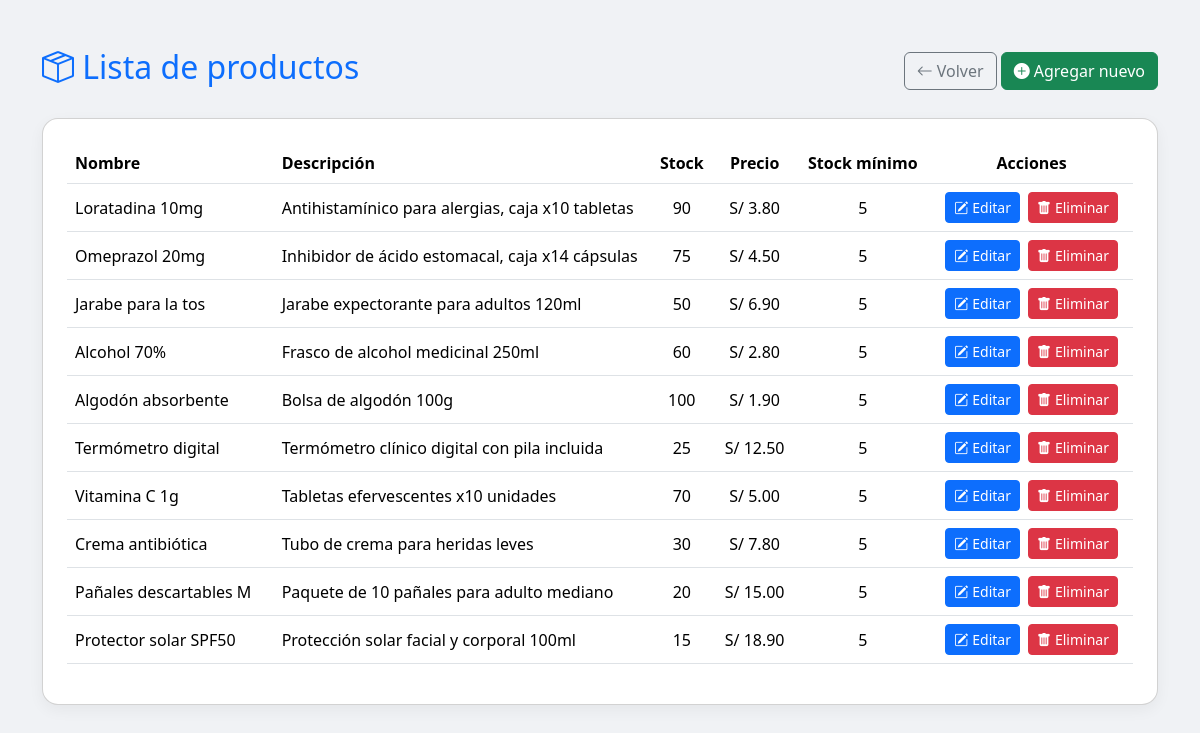
Page /productos/listar.php (signed in) on the committed database.
### tables this page shows
CREATE TABLE productos (
    id INT AUTO_INCREMENT PRIMARY KEY,
    nombre VARCHAR(100) NOT NULL,
    descripcion TEXT,
    stock INT DEFAULT 0,
    precio DECIMAL(10,2) NOT NULL,
    stock_minimo INT DEFAULT 5
);

### productos/listar.php (the view, shortened to what this page needs)
<?php
include '../conexion.php';
$resultado = $conexion->query("SELECT * FROM productos");
?>
<!DOCTYPE html>
<html lang="es">
<head>
    <link href="https://cdn.jsdelivr.net/npm/bootstrap@5.3.3/dist/css/bootstrap.min.css" rel="stylesheet">
    <link href="https://cdn.jsdelivr.net/npm/bootstrap-icons@1.10.5/font/bootstrap-icons.css" rel="stylesheet">
</head>
<body>
    <div class="container py-5">
        <div class="d-flex justify-content-between align-items-center mb-4">
            <h2 class="text-primary"><i class="bi bi-box-seam"></i> Lista de productos</h2>
            <div>
                <a href="../dashboard.php" class="btn btn-outline-secondary btn-icon">
                    <i class="bi bi-arrow-left"></i> Volver
                </a>
                <a href="agregar.php" class="btn btn-success btn-icon">
                    <i class="bi bi-plus-circle-fill"></i> Agregar nuevo
                </a>
            </div>
        </div>
        <div class="card p-4">
            <div class="table-responsive">
                <table class="table table-hover align-middle">
                    <thead>
                        <tr>
                            <th>Nombre</th>
                            <th class="descripcion-columna">Descripción</th>
                            <th class="text-center-td">Stock</th>
                            <th class="text-center-td">Precio</th>
                            <th class="text-center-td">Stock mínimo</th>
                            <th class="text-center-td">Acciones</th>
                        </tr>
                    </thead>
                    <tbody>
                        <?php while ($row = $resultado->fetch_assoc()): ?>
                        <tr>
                            <td><?= htmlspecialchars($row['nombre']) ?></td>
                            <td class="descripcion-columna"><?= htmlspecialchars($row['descripcion']) ?></td>
                            <td class="text-center-td"><?= $row['stock'] ?></td>
                            <td class="text-center-td">S/ <?= number_format($row['precio'], 2) ?></td>
                            <td class="text-center-td"><?= $row['stock_minimo'] ?></td>
                            <td class="text-center-td">
                                <div class="acciones-btns">
                                    <a href="editar.php?id=<?= $row['id'] ?>" class="btn btn-sm btn-primary btn-icon">
                                        <i class="bi bi-pencil-square"></i> Editar
                                    </a>
                                    <a href="eliminar.php?id=<?= $row['id'] ?>" class="btn btn-sm btn-danger btn-icon" onclick="return confirm('¿Seguro de eliminar?')">
                                        <i class="bi bi-trash-fill"></i> Eliminar
                                    </a>
                                </div>
                            </td>
                        </tr>
                        <?php endwhile; ?>
                    </tbody>
                </table>
            </div>
        </div>
    </div>
</body>
</html>

### productos/listar.php (style rules this page uses)
body { background-color: #f0f2f5; animation: fadeIn 0.6s ease-in-out; }
.card { border-radius: 1rem; box-shadow: 0 5px 15px rgba(0,0,0,0.05); }
.table thead { background-color: #0d6efd; color: white; }
.btn-icon { display: inline-flex; align-items: center; gap: 4px; }
.table td, .table th { vertical-align: middle; }
.text-center-td { text-align: center; }
.descripcion-columna { max-width: 350px; white-space: normal; word-wrap: break-word; }
.acciones-btns { display: flex; gap: 0.5rem; flex-wrap: wrap; justify-content: center; }
.table-responsive { overflow-x: auto; }

### rows in the picture
productos: nombre "Loratadina 10mg", descripcion "Antihistamínico para alergias, caja x10 tabletas", stock "90", precio "3.80", stock_minimo "5"
productos: nombre "Omeprazol 20mg", descripcion "Inhibidor de ácido estomacal, caja x14 cápsulas", stock "75", precio "4.50", stock_minimo "5"
productos: nombre "Jarabe para la tos", descripcion "Jarabe expectorante para adultos 120ml", stock "50", precio "6.90", stock_minimo "5"
productos: nombre "Alcohol 70%", descripcion "Frasco de alcohol medicinal 250ml", stock "60", precio "2.80", stock_minimo "5"
productos: nombre "Algodón absorbente", descripcion "Bolsa de algodón 100g", stock "100", precio "1.90", stock_minimo "5"
productos: nombre "Termómetro digital", descripcion "Termómetro clínico digital con pila incluida", stock "25", precio "12.50", stock_minimo "5"
productos: nombre "Vitamina C 1g", descripcion "Tabletas efervescentes x10 unidades", stock "70", precio "5.00", stock_minimo "5"
productos: nombre "Crema antibiótica", descripcion "Tubo de crema para heridas leves", stock "30", precio "7.80", stock_minimo "5"
productos: nombre "Pañales descartables M", descripcion "Paquete de 10 pañales para adulto mediano", stock "20", precio "15.00", stock_minimo "5"
productos: nombre "Protector solar SPF50", descripcion "Protección solar facial y corporal 100ml", stock "15", precio "18.90", stock_minimo "5"
